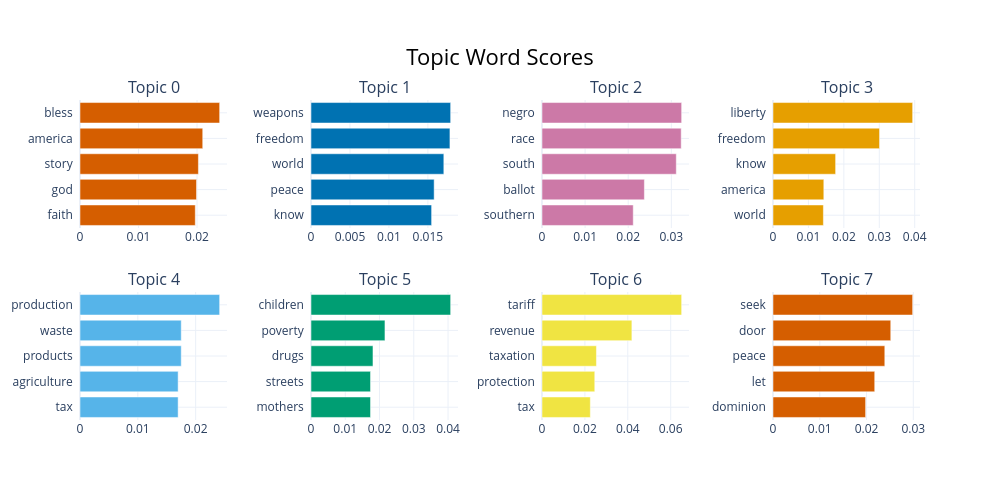

Source (notebook cell):
### Code cell
topic_model.visualize_barchart()

### Figure 1 — Plotly figure (JSON) as saved in the notebook; plotly's stock layout.template omitted (floating-point values rounded to 4 significant figures)
{"data": [{"marker": {"color": "#D55E00"}, "orientation": "h", "type": "bar", "x": [0.0197, 0.01992, 0.02024, 0.02098, 0.02387], "xaxis": "x", "y": ["faith  ", "god  ", "story  ", "america  ", "bless  "], "yaxis": "y"}, {"marker": {"color": "#0072B2"}, "orientation": "h", "type": "bar", "x": [0.01548, 0.0158, 0.01705, 0.01783, 0.01792], "xaxis": "x2", "y": ["know  ", "peace  ", "world  ", "freedom  ", "weapons  "], "yaxis": "y2"}, {"marker": {"color": "#CC79A7"}, "orientation": "h", "type": "bar", "x": [0.02117, 0.02375, 0.03115, 0.03229, 0.0324], "xaxis": "x3", "y": ["southern  ", "ballot  ", "south  ", "race  ", "negro  "], "yaxis": "y3"}, {"marker": {"color": "#E69F00"}, "orientation": "h", "type": "bar", "x": [0.01422, 0.01434, 0.01767, 0.03007, 0.03942], "xaxis": "x4", "y": ["world  ", "america  ", "know  ", "freedom  ", "liberty  "], "yaxis": "y4"}, {"marker": {"color": "#56B4E9"}, "orientation": "h", "type": "bar", "x": [0.01697, 0.01697, 0.01751, 0.01751, 0.02415], "xaxis": "x5", "y": ["tax  ", "agriculture  ", "products  ", "waste  ", "production  "], "yaxis": "y5"}, {"marker": {"color": "#009E73"}, "orientation": "h", "type": "bar", "x": [0.01737, 0.01737, 0.01809, 0.02159, 0.04076], "xaxis": "x6", "y": ["mothers  ", "streets  ", "drugs  ", "poverty  ", "children  "], "yaxis": "y6"}, {"marker": {"color": "#F0E442"}, "orientation": "h", "type": "bar", "x": [0.02254, 0.0246, 0.02538, 0.04191, 0.06511], "xaxis": "x7", "y": ["tax  ", "protection  ", "taxation  ", "revenue  ", "tariff  "], "yaxis": "y7"}, {"marker": {"color": "#D55E00"}, "orientation": "h", "type": "bar", "x": [0.01981, 0.02176, 0.02391, 0.02518, 0.02987], "xaxis": "x8", "y": ["dominion  ", "let  ", "peace  ", "door  ", "seek  "], "yaxis": "y8"}], "layout": {"annotations": [{"font": {"size": 16}, "showarrow": false, "text": "Topic 0", "x": 0.0875, "xanchor": "center", "xref": "paper", "y": 1, "yanchor": "bottom", "yref": "paper"}, {"font": {"size": 16}, "showarrow": false, "text": "Topic 1", "x": 0.3625, "xanchor": "center", "xref": "paper", "y": 1, "yanchor": "bottom", "yref": "paper"}, {"font": {"size": 16}, "showarrow": false, "text": "Topic 2", "x": 0.6375, "xanchor": "center", "xref": "paper", "y": 1, "yanchor": "bottom", "yref": "paper"}, {"font": {"size": 16}, "showarrow": false, "text": "Topic 3", "x": 0.9125, "xanchor": "center", "xref": "paper", "y": 1, "yanchor": "bottom", "yref": "paper"}, {"font": {"size": 16}, "showarrow": false, "text": "Topic 4", "x": 0.0875, "xanchor": "center", "xref": "paper", "y": 0.4, "yanchor": "bottom", "yref": "paper"}, {"font": {"size": 16}, "showarrow": false, "text": "Topic 5", "x": 0.3625, "xanchor": "center", "xref": "paper", "y": 0.4, "yanchor": "bottom", "yref": "paper"}, {"font": {"size": 16}, "showarrow": false, "text": "Topic 6", "x": 0.6375, "xanchor": "center", "xref": "paper", "y": 0.4, "yanchor": "bottom", "yref": "paper"}, {"font": {"size": 16}, "showarrow": false, "text": "Topic 7", "x": 0.9125, "xanchor": "center", "xref": "paper", "y": 0.4, "yanchor": "bottom", "yref": "paper"}], "height": 500, "hoverlabel": {"bgcolor": "white", "font": {"family": "Rockwell", "size": 16}}, "showlegend": false, "title": {"font": {"color": "Black", "size": 22}, "text": "Topic Word Scores", "x": 0.5, "xanchor": "center", "yanchor": "top"}, "width": 1000, "xaxis": {"anchor": "y", "domain": [0, 0.175], "showgrid": true}, "xaxis2": {"anchor": "y2", "domain": [0.275, 0.45], "showgrid": true}, "xaxis3": {"anchor": "y3", "domain": [0.55, 0.725], "showgrid": true}, "xaxis4": {"anchor": "y4", "domain": [0.825, 1], "showgrid": true}, "xaxis5": {"anchor": "y5", "domain": [0, 0.175], "showgrid": true}, "xaxis6": {"anchor": "y6", "domain": [0.275, 0.45], "showgrid": true}, "xaxis7": {"anchor": "y7", "domain": [0.55, 0.725], "showgrid": true}, "xaxis8": {"anchor": "y8", "domain": [0.825, 1], "showgrid": true}, "yaxis": {"anchor": "x", "domain": [0.6, 1], "showgrid": true}, "yaxis2": {"anchor": "x2", "domain": [0.6, 1], "showgrid": true}, "yaxis3": {"anchor": "x3", "domain": [0.6, 1], "showgrid": true}, "yaxis4": {"anchor": "x4", "domain": [0.6, 1], "showgrid": true}, "yaxis5": {"anchor": "x5", "domain": [0, 0.4], "showgrid": true}, "yaxis6": {"anchor": "x6", "domain": [0, 0.4], "showgrid": true}, "yaxis7": {"anchor": "x7", "domain": [0, 0.4], "showgrid": true}, "yaxis8": {"anchor": "x8", "domain": [0, 0.4], "showgrid": true}}}
